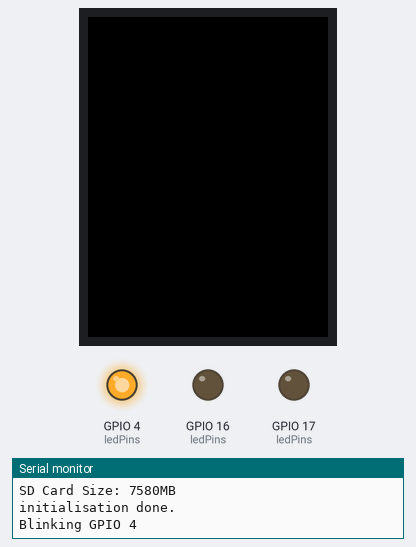
Simulated run of this sketch. Board: ESP32. On the bench: 240×320 colour display, output pins drawn as LEDs (lit = HIGH), the last lines printed to the serial monitor. Storage starts empty.

Above: at 1.32 s.
At 1.92 s:
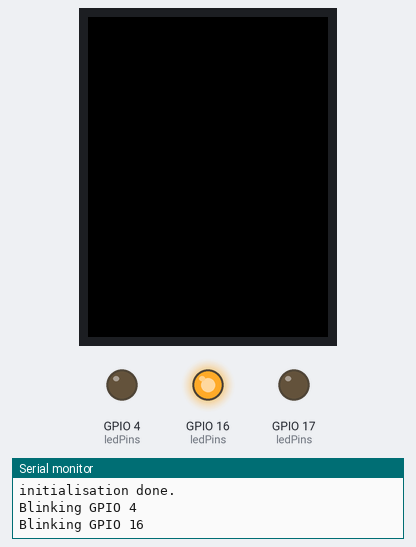
At 2.52 s:
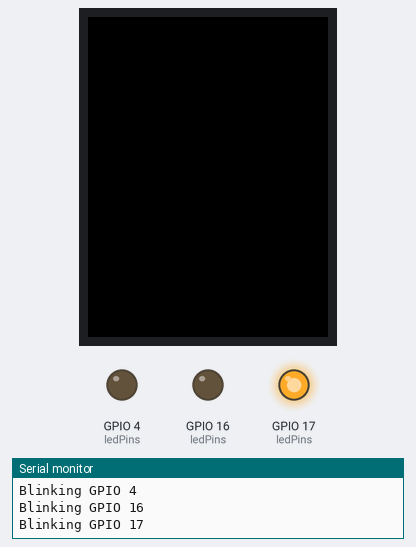
At 4.62 s:
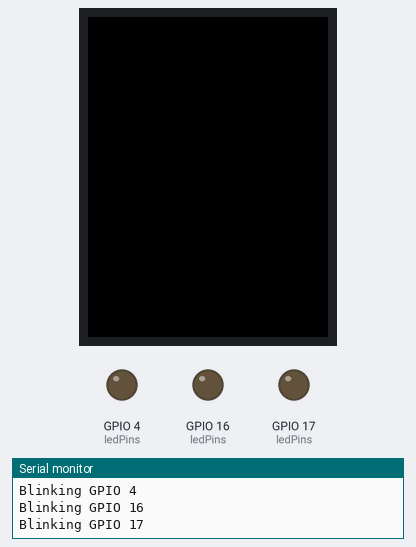
Timing chart, 0 to 5.3 s (numbered marks = the images above):
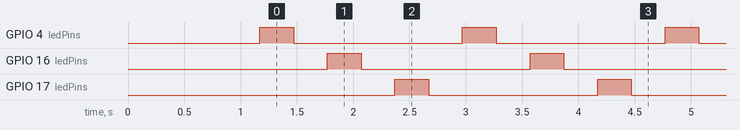

The sketch:

cyd03.ino
```cpp
#include <SPI.h>
#include <FS.h>
#include <SD.h>
#include <TFT_eSPI.h>
#include "code.h"
TFT_eSPI tft = TFT_eSPI();

void setup()
{
    // put your setup code here, to run once:
    Serial.begin(115200);
    // Set all chip selects high to avoid bus contention during initialisation of each peripheral
    digitalWrite(22, HIGH);  // Touch controller chip select (if used)
    digitalWrite(15, HIGH);  // TFT screen chip select
    digitalWrite(5, HIGH);   // SD card chips select, must use GPIO 5 (ESP32 SS)

    tft.begin();
    if (!SD.begin())
    {
        Serial.println("Card Mount Failed");
        return;
    }
    cardType = SD.cardType();
    if (cardType == CARD_NONE)
    {
        Serial.println("No SD card attached");
        return;
    }

    Serial.print("SD Card Type: ");
    if (cardType == CARD_MMC)
    {
        Serial.println("MMC");
    }
    else if (cardType == CARD_SD)
    {
        Serial.println("SDSC");
    }
    else if (cardType == CARD_SDHC)
    {
        Serial.println("SDHC");
    }
    else
    {
        Serial.println("UNKNOWN");
    }

    cardSize = SD.cardSize() / (1024 * 1024);
    Serial.printf("SD Card Size: %lluMB\n", cardSize);

    Serial.println("initialisation done.");

    // set up onboard LED pins so we can get visual feedback that at least that much is working
    delay(1000);
    for (int p : ledPins) pinMode(p, OUTPUT);
}

void loop()
{
    // put your main code here, to run repeatedly:
    BlinkOnboardLEDs();
}
```

code.h
```cpp
uint8_t cardType;
uint64_t cardSize;

int ledPins[] = { 4, 16, 17 };

void BlinkOnboardLEDs(void)
{
    for (int p : ledPins)
    {
        Serial.printf("Blinking GPIO %d\n", p);
        digitalWrite(p, HIGH);
        delay(300);
        digitalWrite(p, LOW);
        delay(300);
    }
}
```

Measured:
- by itself, GPIO 4 (ledPins), GPIO 16 (ledPins), GPIO 17 (ledPins): alternates HIGH for 0.30 s and LOW for 1.5 s
- by itself, everything shown: repeats every 1.8 s, in 6 steps
